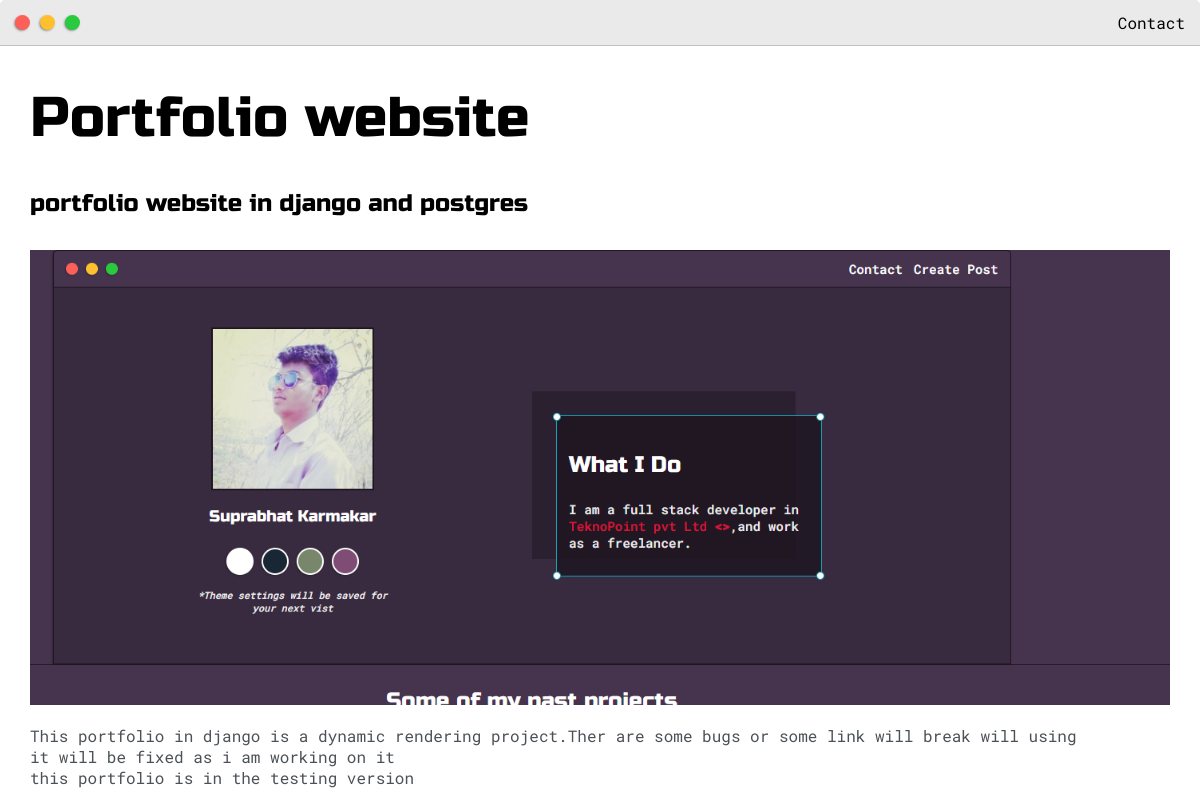
The page /post/portfolio-website on the database its author committed.
### base/models.py (models this page shows, shortened)
class Post(models.Model):
    headline = models.CharField(max_length=200)
    sub_headline = models.CharField(max_length = 200,null=True,blank=True)
    thumbnail= models.ImageField(null=True,blank=True,upload_to="images",default="placeholder.png")
    body = RichTextField(null=True,blank=True)
    created = models.DateTimeField(auto_now_add=True)
    active = models.BooleanField(default=False)
    featured = models.BooleanField(default=False)
    tags = models.ManyToManyField(Tag,null=True)
    slug= models.SlugField(null=True,blank=True)

### base/views.py (the view)
# urls.py: path('post/<slug:slug>',views.post,name="post"),
def post(request,slug):
    post = Post.objects.get(slug=slug)
    context = {'post':post}
    return render(request,'base/post.html',context)

### base/templates/base/post.html (shortened to what this page needs)
{% extends 'base/main.html' %}
{% load static %}
{% block content %}
<div class="main-container">
    <h1>{{post.headline}}</h1>
    <h4>{{post.sub_headline}}</h4>
    <img src="{{post.thumbnail.url}}">
    <p>{{post.body|linebreaks}}</p>
</div>
{% endblock content %}

### static/css/default.css (style rules this page uses)
:root { --mainColor:#eaeaea; --secondaryColor:#fff; --borderColor:#c1c1c1; --mainText:black; --secondaryText:#4b5156; --themeDotBorder:#24292e; --previewBg:rgb(251, 249, 243, 0.8); --previewShadow:#f0ead6; --buttonColor:black; }
html, body { padding: 0; margin: 0; scroll-behavior: smooth; }
body * { transition: 0.3s; }
h1, h2, h3, h4, h5, h6, strong { color: var(--mainText); font-family: 'Russo One', sans-serif; font-weight: 500; }
p, li, span, label, input, textarea { color: var(--secondaryText); font-family: 'Roboto Mono', monospace; }
h1 { font-size: 56px; }
h4 { font-size: 24px; }
.main-container { width: 1200px; margin: 0 auto; }
@media screen and (max-width: 1200px) { .main-container { width: 95%; } }

### base/templates/base/post.html (style rules this page uses)
img { max-width: 100%; object-fit: cover; }

### rows shown on the page
Post: headline "Portfolio website", sub_headline "portfolio website in django and postgres", thumbnail (picture), body "This portfolio in django is a dynamic rendering project.Ther are some bugs or some link will break will using it will be fixed as i am working on it this portfolio is in the testing version"
